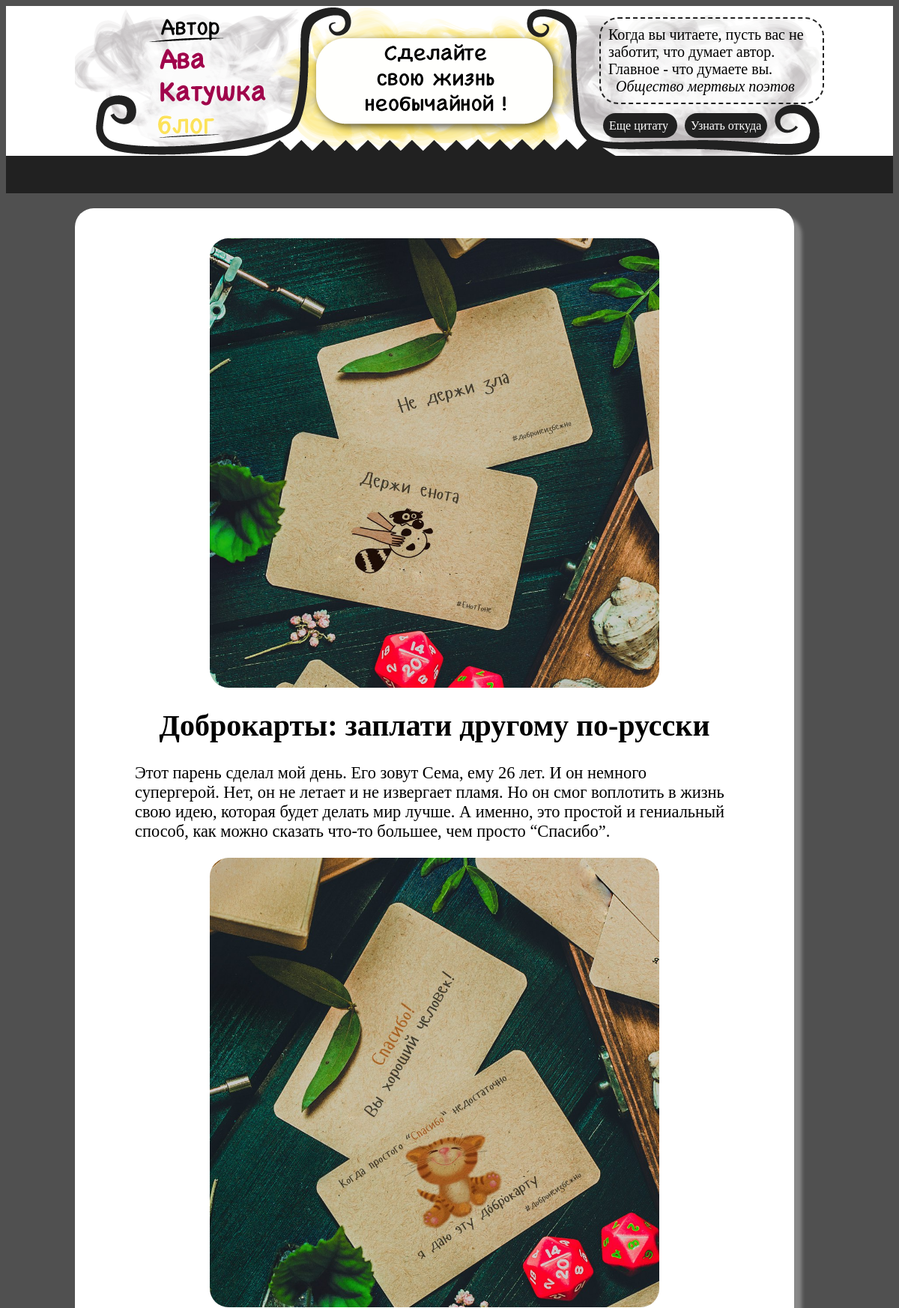
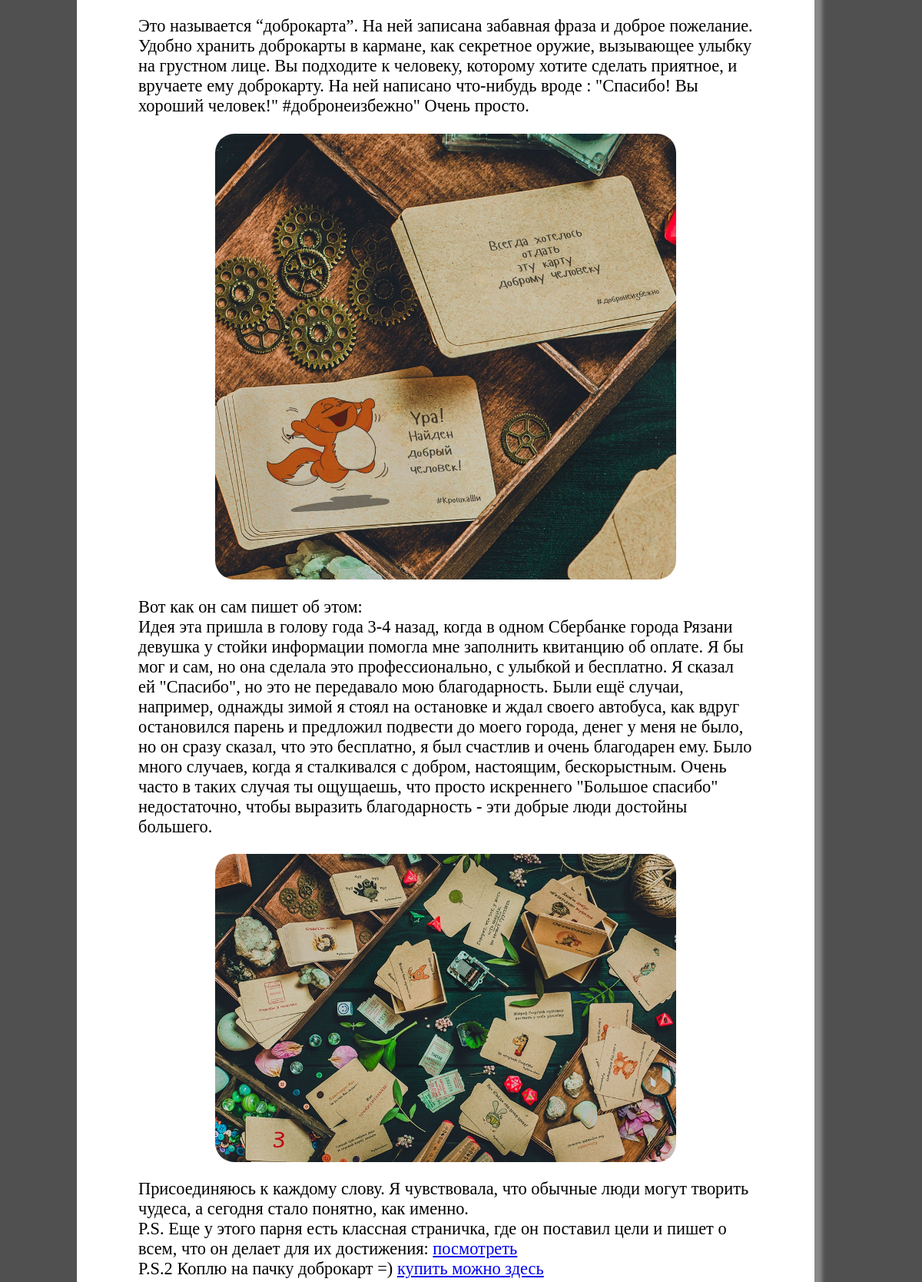
/blog/view/dobrocards (upper part), run on the app's committed database (2 pictures, top to bottom).
### blog/models.py (models this page shows, shortened)
class Citate(models.Model):
    text = models.TextField()
    author = models.CharField(max_length=100)
    href = models.CharField(max_length=100)

class ImageBlock(models.Model):
    alt = models.CharField(max_length=200)
    post = models.ForeignKey(Post)
    image = models.ImageField(upload_to=post_path)

class Post(models.Model):
    title = models.CharField(max_length=100, unique=True)
    slug = models.SlugField(max_length=100, db_index=True)

class TextBlock(models.Model):
    text = models.TextField()
    post = models.ForeignKey(Post)

### blog/views.py (the view)
def view_post(request, slug):
    citates = list(Citate.objects.all())
    shuffle(citates)
    return render_to_response('view_post.html', {'post': get_object_or_404(Post, slug=slug), 'citates': citates})

### blog/templatetags/blog_extras.py (called while the page is built)
@register.filter(name='zip')
def zip_lists(a, b):
    return zip(a, b)

### blog/templates/view_post.html (shortened to what this page needs)
{% extends 'base.html' %}
{% block content %}
    {% load blog_extras %}
    {% load static %}
    <div class="layout-positioner bordered">
        <div class="article-column">
            {% for image,text in post.imageblock_set.all|zip:post.textblock_set.all %}
                {% if forloop.first %}
                    <img class="post-img" src="{{ image.image.url }}" alt="{{ image.alt }}">
                    <h1>{{ post.title }}</h1>
                    <p>{{ text.text|safe }}</p>
                {% else %}
                    <img class="post-img" src="{{ image.image.url }}" alt="{{ image.alt }}">
                    <p>{{ text.text|safe }}</p>
                {% endif %}
            {% endfor %}
        </div>
    </div>
{% endblock %}

### templates/base.html (shortened to what this page needs)
<!DOCTYPE html>
<html lang="en">
<head>
    {% load staticfiles %}
    <link rel="stylesheet" type="text/css" href="{% static 'blog/style_base.css' %}"/>
</head>
<body>
{% block navbar %}
    <a href="/">
        <div class="header bordered">
            <div class="layout-positioner bordered">
                <div class="layout-column layout-column-1 bordered">
                </div>
                <div class="layout-column layout-column-2 bordered">
                    <div class="header-title bordered">
                        <div class="catching-phrase">
                        </div>
                    </div>
                </div>
                <div class="layout-column layout-column-3 bordered">
                    {% with citate=citates.0 %}
                        <div class="citate-box">
                            {% if citate.text|length < 100 %}
                                {{ citate.text }} <br><span class="citate-author">{{ citate.author }}</span>
                            {% else %}
                                <span class="small-text">{{ citate.text }}<br><span
                                        class="citate-author">{{ citate.author }}</span></span>
                            {% endif %}
                        </div>
                        <div class="citate-buttons">
                            <a href="/" class="small-black-button">
                                Eще цитату
                            </a>
                            <a href="{{ citate.href }}" class="small-black-button" target="_blank">Узнать откуда</a>
                        </div>
                    {% endwith %}
                </div>
            </div>
        </div>
    </a>
    <div class="button-board bordered">
    </div>
{% endblock %}
{% block content %}
{% endblock %}
</body>
</html>

### blog/static/blog/style_base.css (style rules this page uses)
body { box-sizing: border-box; background: #505050; padding: 0px; }
.header-title { text-align: center; }
.header { height: 200px; margin-left: auto; margin-right: auto; background: white; }
.citate-box { box-sizing: border-box; border-radius: 25px; border: 2px dashed #212121; display: inline-block; padding: 10px; margin-top: 15px; font-size: 20px; }
.citate-author { font-style: italic; padding: 10px; text-align: right; }
.layout-positioner { width: 1000px; margin: 0 auto; }
.layout-positioner:after { content: ''; clear: both; display: table; }
.header .layout-column { height: 200px; //background: white; box-sizing: border-box; }
.header .layout-column.layout-column-1 { float: left; width: 300px; font-size: 35px; padding: 10px; padding-left: 20px; }
.header .layout-column.layout-column-2 { float: left; width: 400px; //background: #FCE25A; }
.catching-phrase { display: inline-block; //background: #F5F5F5; border-radius: 25px; padding: 5px; height: 120px; box-sizing: border-box; margin-top: 20px; margin-left: 5%; margin-right: 5%; width: 90%; font-size: 30px; }
.header .layout-column.layout-column-3 { float: right; width: 300px; }
.button-board { height: 100px; box-sizing: border-box; background-color: #212121; margin-bottom: 20px; }

### blog/templates/view_post.html (style rules this page uses)
.article-column { background: white; min-height: 500px; border-radius: 25px; display: inline-block; float: left; width: 800px; padding: 20px; padding-right: 80px; padding-left: 80px; box-shadow: 10px 10px 5px #888888; margin-bottom: 30px; font-size: 1.4em; }
.article-column h1 { font-size: 40px; text-align: center; }
.article-column img { display: block; margin-left: auto; margin-right: auto; margin-bottom: 20px; margin-top: 20px; }
.post-img { max-width: 600px; border-radius: 25px; }

### data on the page
Citate: text "Когда вы читаете, пусть вас не заботит, что думает автор. Главное - что думаете вы.", author "Общество мертвых поэтов"
ImageBlock: image (picture), text "Этот парень сделал мой день. Его зовут Сема, ему 26 лет. И он немного супергерой. Нет, он не летает и не извергает пламя. Но он смог воплотить в жизнь свою идею, которая будет делать мир лучше. А именно, это простой и гениальный способ, как можно сказать что-то большее, чем просто “Спасибо”."
Post: title "Доброкарты: заплати другому по-русски"
ImageBlock: image (picture), text "Это называется “доброкарта”. На ней записана забавная фраза и доброе пожелание. Удобно хранить доброкарты в кармане, как секретное оружие, вызывающее улыбку на грустном лице. Вы подходите к человеку, которому хотите сделать приятное, и вручаете ему доброкарту. На ней написано что-нибудь вроде : \"Спасибо! Вы хороший человек!\" #добронеизбежно\" Очень просто."
ImageBlock: image (picture), text "Вот как он сам пишет об этом: Идея эта пришла в голову года 3-4 назад, когда в одном Сбербанке города Рязани девушка у стойки информации помогла мне заполнить квитанцию об оплате. Я бы мог и сам, но она сделала это профессионально, с улыбкой и бесплатно. Я сказал ей \"Спасибо\", но это не передавало мою благодарность. Были ещё случаи, например, однажды зимой я стоял на остановке и ждал своего автобуса, как вдруг остановился парень и предложил подвести до моего города, денег у меня не было, но он сразу сказал, что это бесплатно, я был счастлив и очень благодарен ему. Было много случаев, когда я сталкивался с добром, настоящим, бескорыстным. Очень часто в таких случая ты ощущаешь, что просто…"
ImageBlock: image (picture), text "Присоединяюсь к каждому слову. Я чувствовала, что обычные люди могут творить чудеса, а сегодня стало понятно, как именно. P.S. Еще у этого парня есть классная страничка, где он поставил цели и пишет о всем, что он делает для их достижения: посмотреть P.S.2 Коплю на пачку доброкарт =) купить можно здесь"
